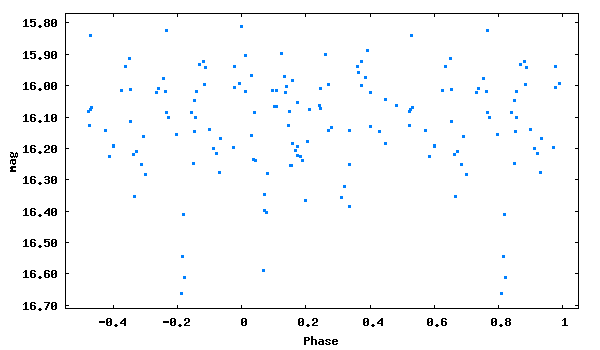

gnuplot code for this plot:
set term png size 600,350 medium
set colors classic
set output 'phase_lc_5.png'
set xlabel 'Phase'
set ylabel 'mag'
#set title 'JDmax = 2445918.53400 + 2.1985077 x E'
set format y '%5.2f'
plot [-0.55:1.05][16.71:15.77] "phase_lc_5.dat" linecolor 3 pointtype 5 pointsize 0.3 title ""
